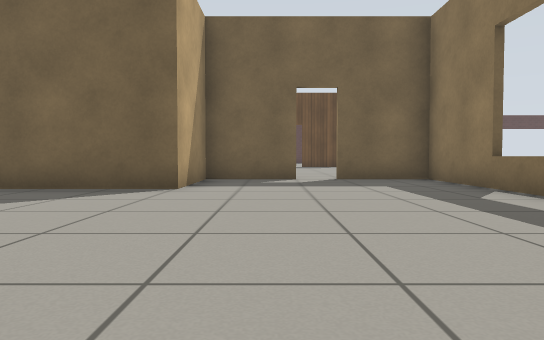
view 1 (above)

24 first-person views from a walk through a Gazebo world. The camera is 0.5 m above the floor, tilts 2° down and sees 70° across. The floor is counted in squares, 1 m on a side. Each view is taken from the middle of a square. On the plan, view 1 faces up. The plan holds only what a view shows up to about 9 squares ahead; the rest is blank. The place goes on beyond the plan. Gazebo's built-in surfaces are drawn with simple patterns.

view 2
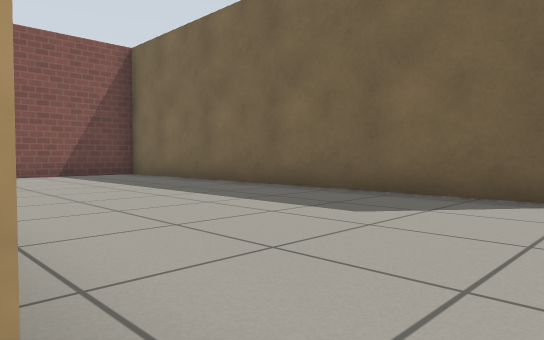

view 3
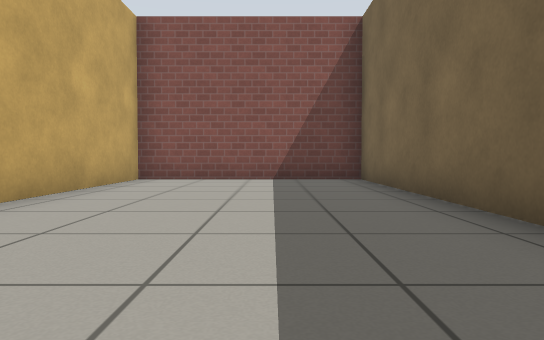

view 4
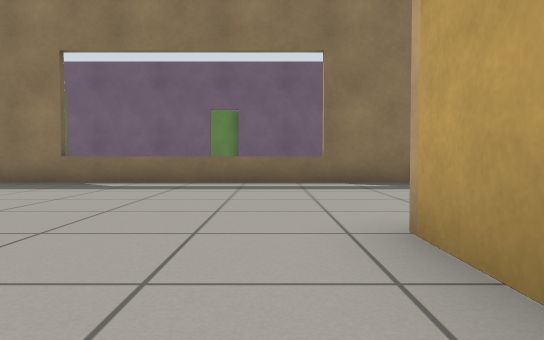

view 5
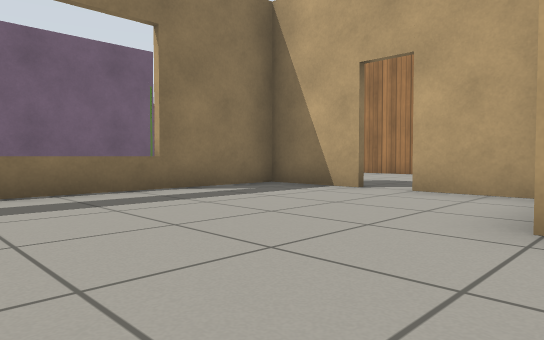

view 6
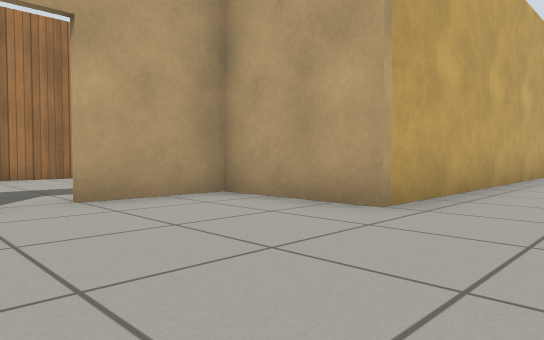

view 7
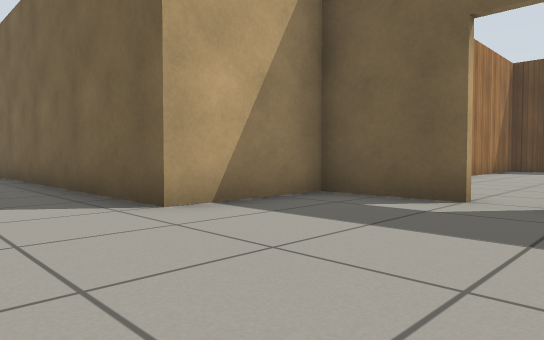

view 8
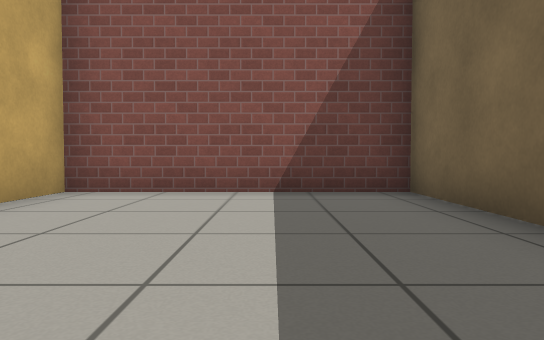

view 9
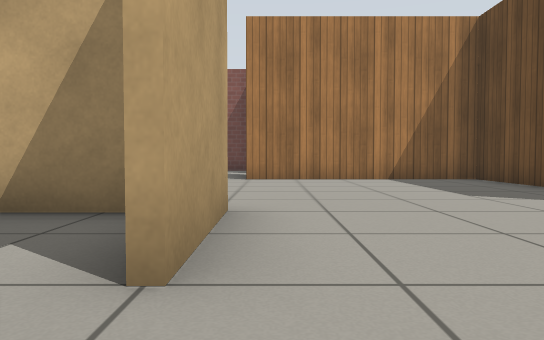

view 10
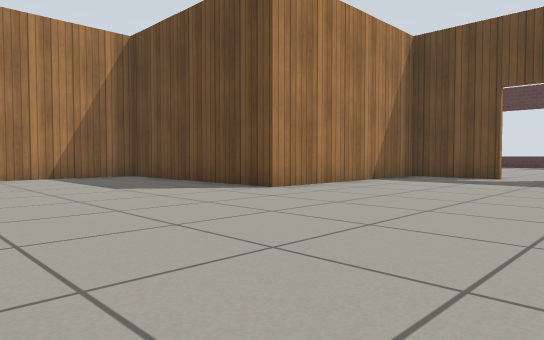

view 11
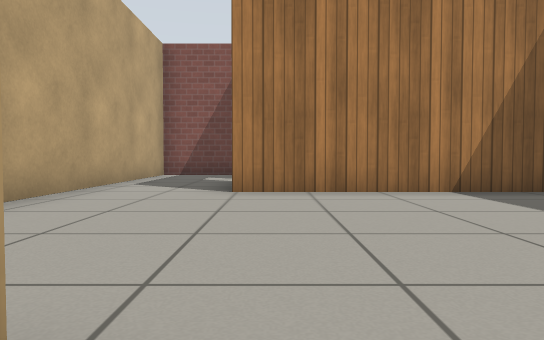

view 12
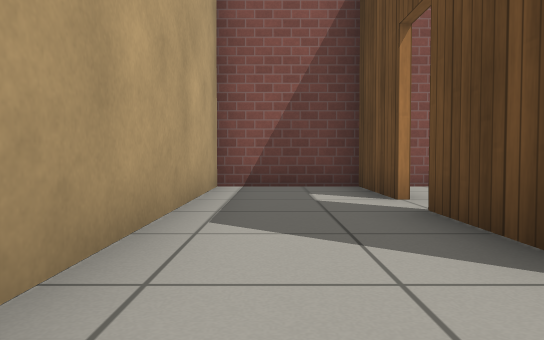

view 13
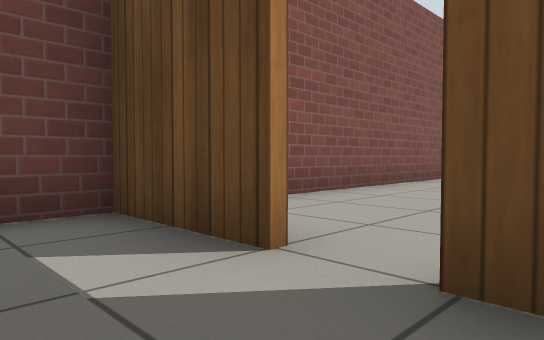

view 14
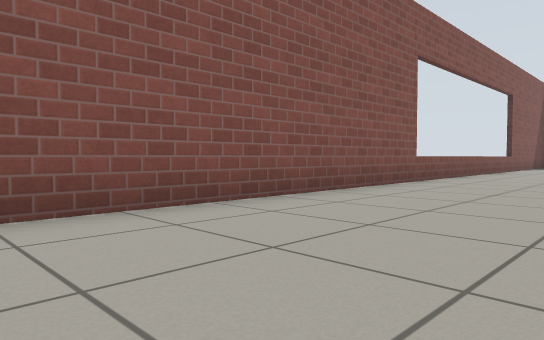

view 15
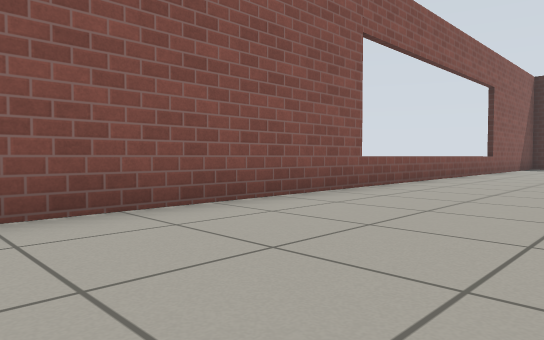

view 16
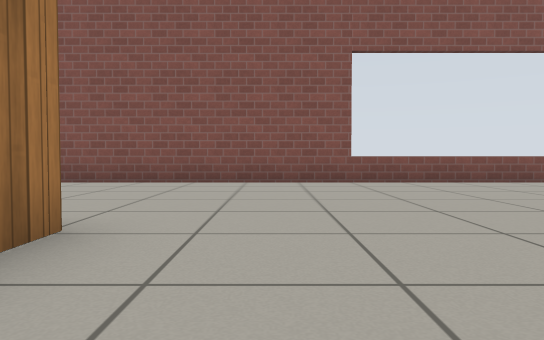

view 17
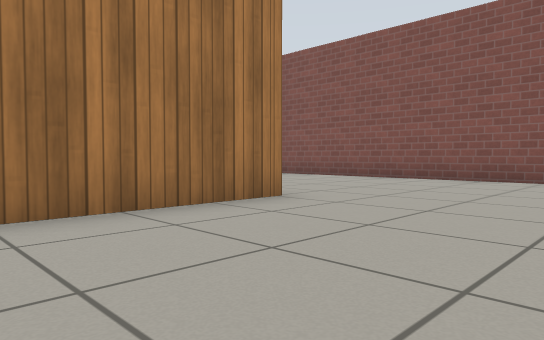

view 18
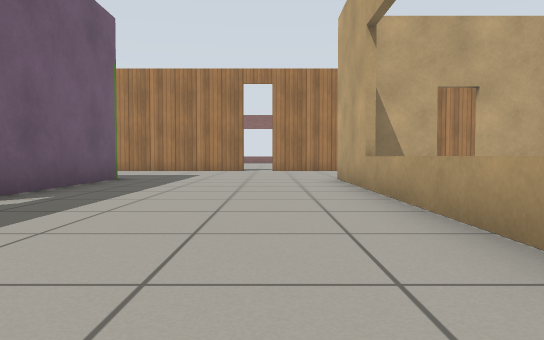

view 19
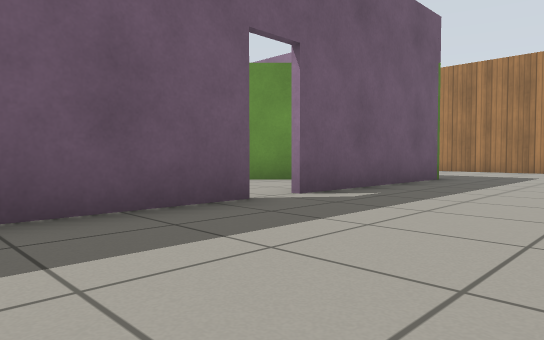

view 20
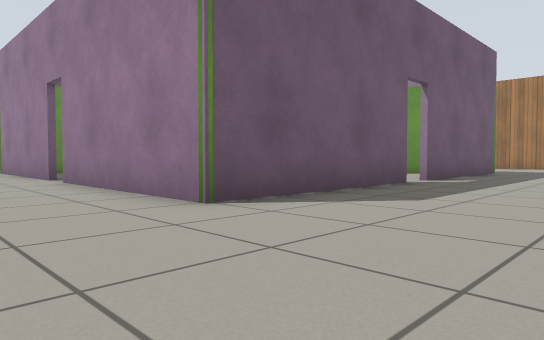

view 21
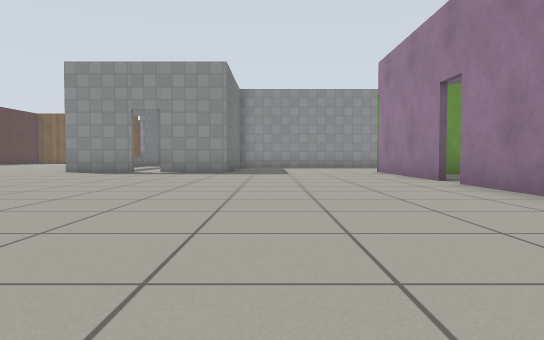

view 22
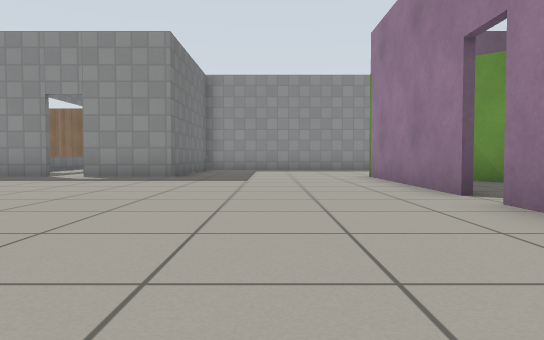

view 23
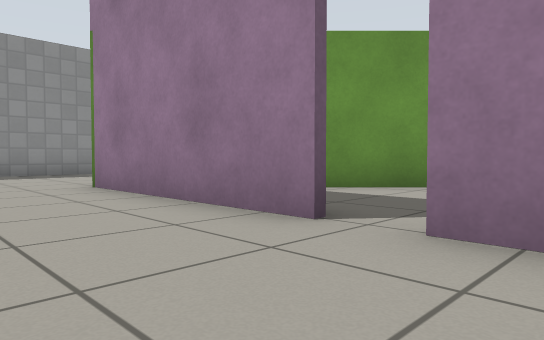

view 24
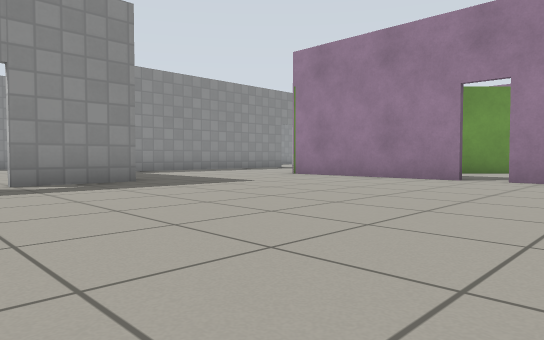

### Floor plan
Points are (right, up) in squares from view 1. A wall is a line through its corners. A room is listed if a view was taken in it or the views show most of it. See-through windows are left out.
Room 1 (views 1, 2, 3, 4, 5, 6, 7, 8)
walls: (1.4, -1.4) (3.4, -1.4) (3.4, 8.4) (1.4, 8.4); (0.6, 8.4) (-1.4, 8.4) (-1.4, 5.9) (-11.5, 5.9); (-11.4, 6) (-11.4, 1.1) (-1.4, 1.1) (-1.4, -1.4) (0.6, -1.4)
ways out: open door at (1, -1.5) to room 2; open door at (1, 8.5) to room 2
Room 2 (views 9, 10, 11, 12, 13, 18, 19, 20, 21, 22, 23, 24)
walls: (8.4, 3.9) (8.4, 8.6) (13.1, 8.6); (3.6, 5) (3.6, -1.6); (8.4, -1.5) (8.4, 3.1); (-1.6, 8.6) (0.6, 8.6); (13.9, 8.6) (18.5, 8.6); (-1.1, -6.4) (0.4, -6.4); (-7, 8.4) (-8.6, 8.4); (-1.4, 17.4) (-1.4, 13.4) (-6.4, 13.4) (-6.4, 8.4); (18.4, 13.4) (18.4, 15.6); (-9.4, 8.4) (-11.4, 8.4) (-11.4, 6); (-11.5, 6.1) (-5.1, 6.1)
ways out: open door at (1, -1.5) to room 1; open door at (1, 8.5) to room 1; open door at (-9, 8.5) to room 3; open door at (8, 3.5); open door at (13.5, 8.5); open door at (18, 16)
Room 3 (views 14, 15, 16, 17)
walls: (-6.6, 13.6) (-3.5, 13.6); (-11.4, 17.5) (-11.4, 9.2)
ways out: open door at (-9, 8.5) to room 2

Where each view was taken, in squares from view 1:
view 1: 0 up, 0 right, facing up
view 2: 1 up, 1 left, facing up-left
view 3: 4 up, 3 left, facing left
view 4: 2 up, 4 left, facing right
view 5: 4 up, 2 left, facing down-right
view 6: 3 up, 2 right, facing down-left
view 7: 4 up, 2 right, facing up-left
view 8: 4 up, 6 left, facing left
view 9: 9 up, 2 right, facing left
view 10: 9 up, 3 right, facing up-left
view 11: 9 up, 1 left, facing left
view 12: 7 up, 5 left, facing left
view 13: 7 up, 8 left, facing up-left
view 14: 9 up, 8 left, facing up-left
view 15: 11 up, 8 left, facing up-left
view 16: 15 up, 4 left, facing left
view 17: 17 up, 3 left, facing down-left
view 18: 7 up, 5 right, facing down
view 19: 7 up, 5 right, facing down-right
view 20: 11 up, 5 right, facing down-right
view 21: 12 up, 6 right, facing right
view 22: 11 up, 9 right, facing right
view 23: 11 up, 12 right, facing down-right
view 24: 17 up, 11 right, facing down-right
